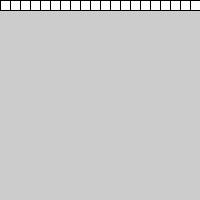
Frame 1 (no input)
Frame 60 (the mouse pressed at the canvas centre just before this capture): identical to frame 1, image omitted
Frame 120 (the mouse held since frame 60 and released just before this capture): identical to frame 1, image omitted

The Processing sketch that drew this single still picture (run headless with seeded random() and noise(); from frame 60 on, the mouse is pressed at the canvas centre):

// Processing sketch: ZThomas_PP4_1b
// ── ZThomas_PP4_1b.pde
float x = 0;

void setup() {
  size(200,200);
}

void draw() {
for(int x = 0; x < height; x = x + 10) {
  rect(x,0,10,10);
}
}
